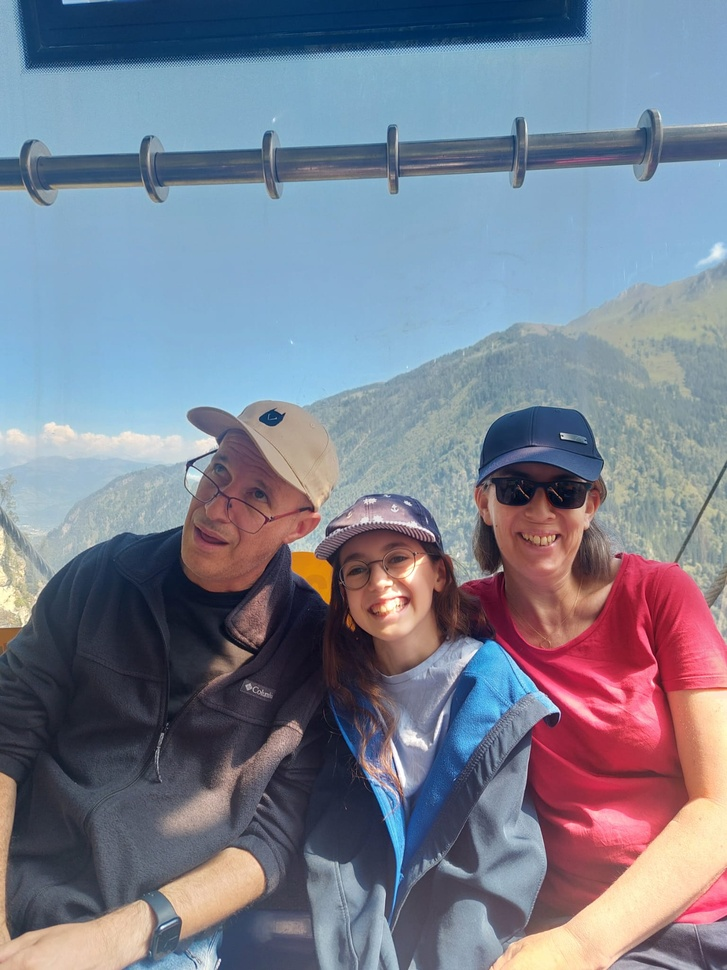
#> input picture תמונה לפייתון.jpg, 727 x 970 px, shrunk from 1536 x 2048 before the run
$ python main.py
#> lines starting #> are read from the running program, lines starting #| are printed output that depends on the picture
### image_utils.py
import numpy as np
from PIL import Image
from scipy.signal import convolve2d

def load_image(path):
    """
    Loads an image from a file path and converts it to a NumPy array.
    """
    # פתיחת התמונה באמצעות PIL
    img = Image.open(path)
    # המרה למערך NumPy והחזרה
    return np.array(img)

def edge_detection(image):
    """
    Performs edge detection using Sobel filters.
    """
    # 1. Convert to Grayscale
    # המרה לגווני אפור על ידי ממוצע של שלושת ערוצי הצבע (R, G, B)
    # image shape is usually (Height, Width, 3) -> we calculate mean on axis 2
    gray_image = np.mean(image, axis=2)

    # 2. Define Sobel Kernels (Based on lecture slide 61)
    # זיהוי שינויים אנכיים (קצוות אופקיים)
    kernelY = np.array([
        [1, 2, 1],
        [0, 0, 0],
        [-1, -2, -1]
    ])

    # זיהוי שינויים אופקיים (קצוות אנכיים)
    kernelX = np.array([
        [-1, 0, 1],
        [-2, 0, 2],
        [-1, 0, 1]
    ])

    # 3. Apply Convolution (Based on lecture slides 20-25, 38-42)
    # mode='same' מבטיח שהפלט יהיה באותו גודל כמו הקלט
    # boundary='fill' ו-fillvalue=0 מטפלים בקצוות התמונה (Padding)
    edgeX = convolve2d(gray_image, kernelX, mode='same', boundary='fill', fillvalue=0)
    edgeY = convolve2d(gray_image, kernelY, mode='same', boundary='fill', fillvalue=0)

    # 4. Compute Magnitude (Based on lecture slide 59)
    # שילוב שני הכיוונים לקבלת עוצמת הקצה הכללית
    edgeMAG = np.sqrt(edgeX**2 + edgeY**2)

    return edgeMAG

### main.py
import numpy as np
from PIL import Image
import matplotlib.pyplot as plt
from skimage.filters import median
from skimage.morphology import ball

# ייבוא הפונקציות שכתבנו בקובץ השני
from image_utils import load_image, edge_detection

def main():
    # 1. Load the Image
    # יש להחליף את הנתיב לנתיב של תמונה אמיתית במחשב שלך
    image_path = 'תמונה לפייתון.jpg'
    original_image = load_image(image_path)
#> in load_image, img is the input picture: PIL image 727x970 RGB; mean R, G, B 122.3, 127.8, 143.8

    # בדיקה שהתמונה נטענה
    if original_image is None:
        print("Error loading image")
        return

    print(f"Image loaded with shape: {original_image.shape}")
#| Image loaded with shape: (970, 727, 3)

    # 2. Suppress Noise (Median Filter)
    # שימוש בפילטר חציון לניקוי רעשים לפני זיהוי הקצוות
    # ball(3) מתאים לתמונה תלת ממדית (צבעונית)
    clean_image = median(original_image, ball(3))
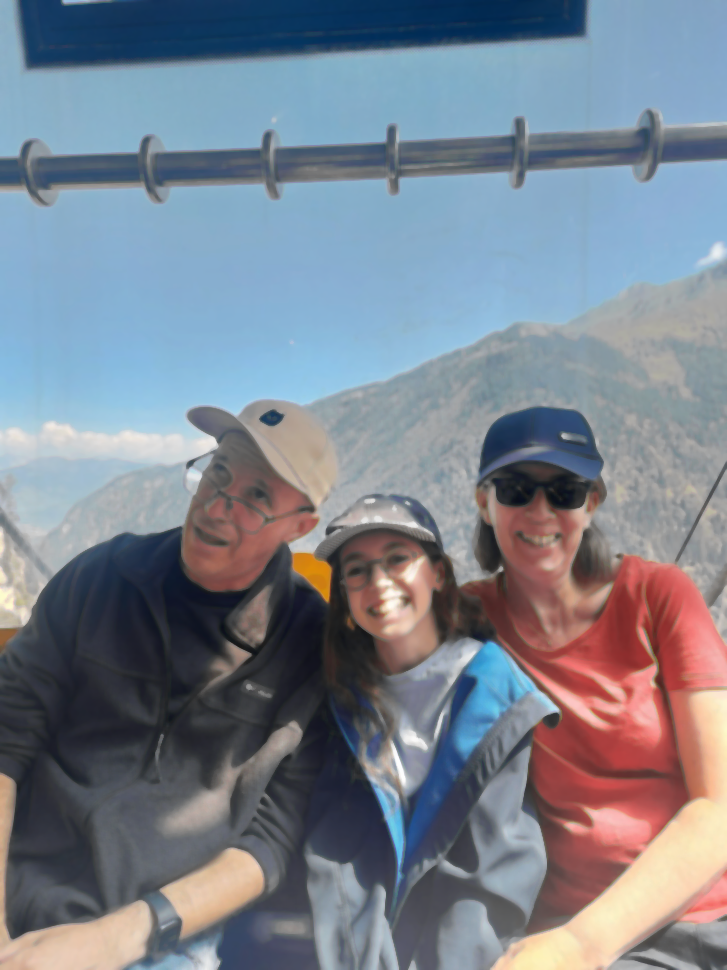
#> clean_image: shape (970, 727, 3); mean R, G, B 122.8, 130.3, 142.1

    # 3. Detect Edges
    # הפעלת הפונקציה שכתבנו
    edge_mag = edge_detection(clean_image)
#> in edge_detection, `gray_image = np.mean(image, axis=2)`:
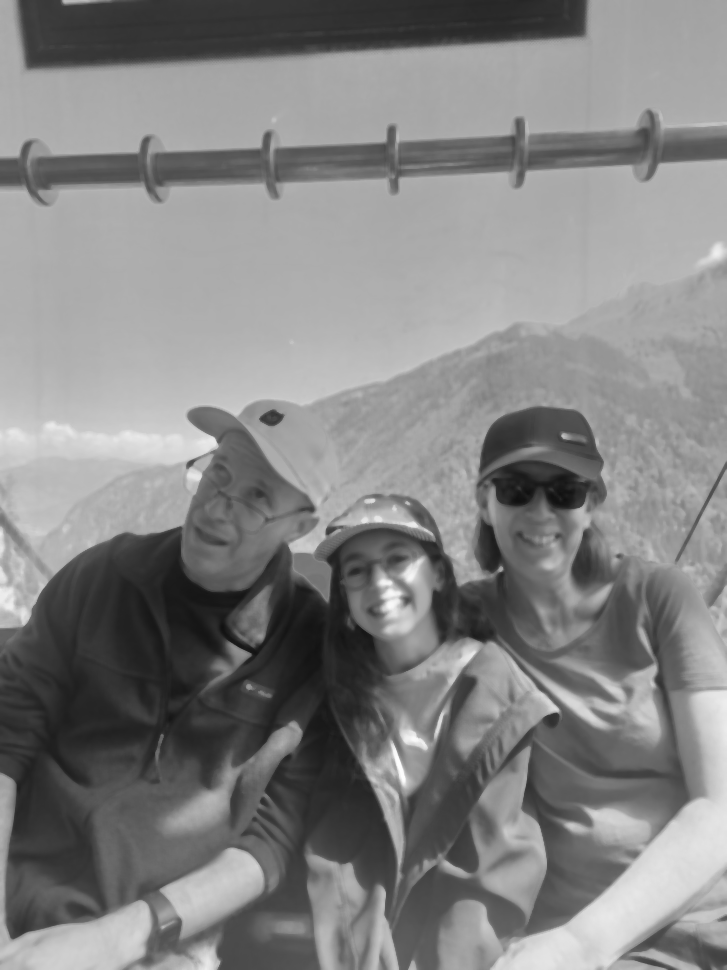
#> gray_image: shape (970, 727) float64; min 16.33, max 253, mean 131.7
#> in edge_detection, `edgeX = convolve2d(gray_image, kernelX, mode='same', boundary='fill', ..`:
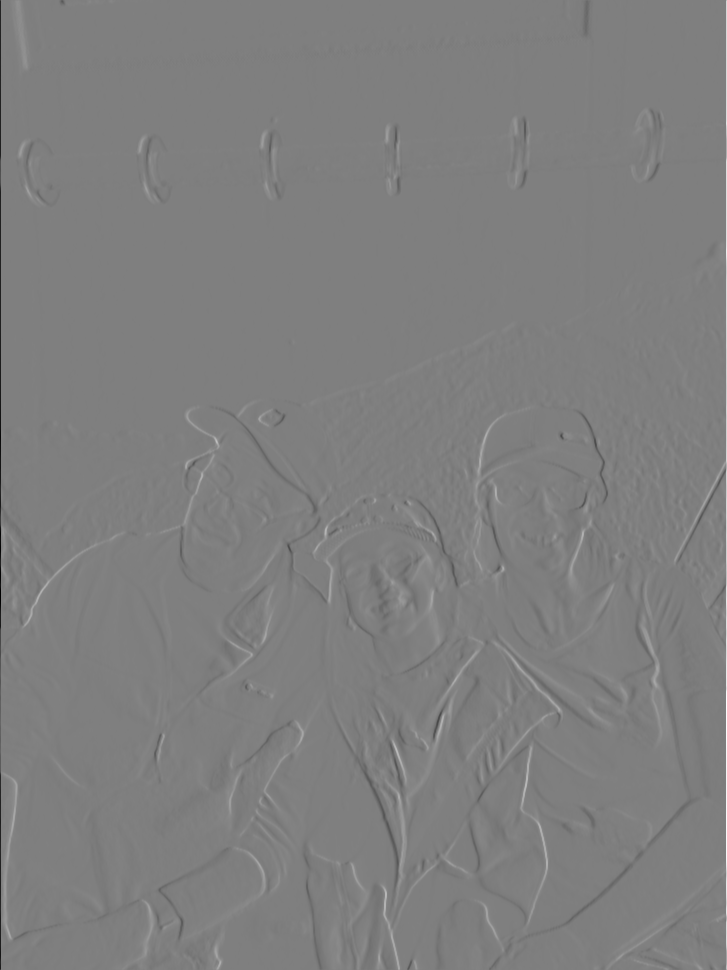
#> edgeX: shape (970, 727) float64; min -946.3, max 948.7, mean -0.1; drawn with min black and max white
#> in edge_detection, `edgeY = convolve2d(gray_image, kernelY, mode='same', boundary='fill', ..`:
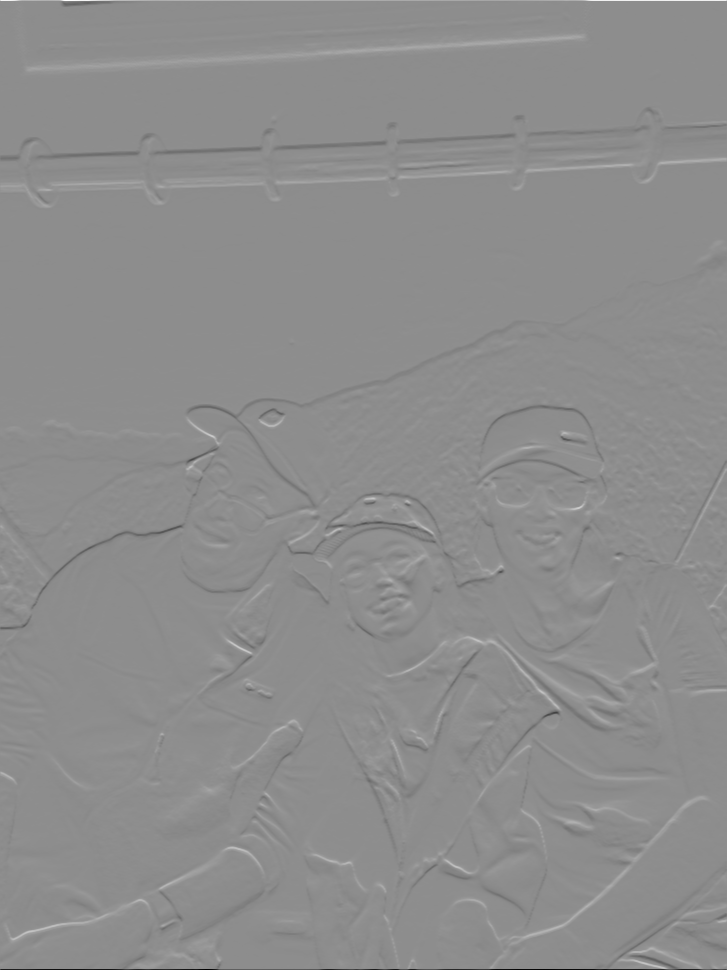
#> edgeY: shape (970, 727) float64; min -931.7, max 748.7, mean 0.3; drawn with min black and max white
#> in edge_detection, `edgeMAG = np.sqrt(edgeX**2 + edgeY**2)`:
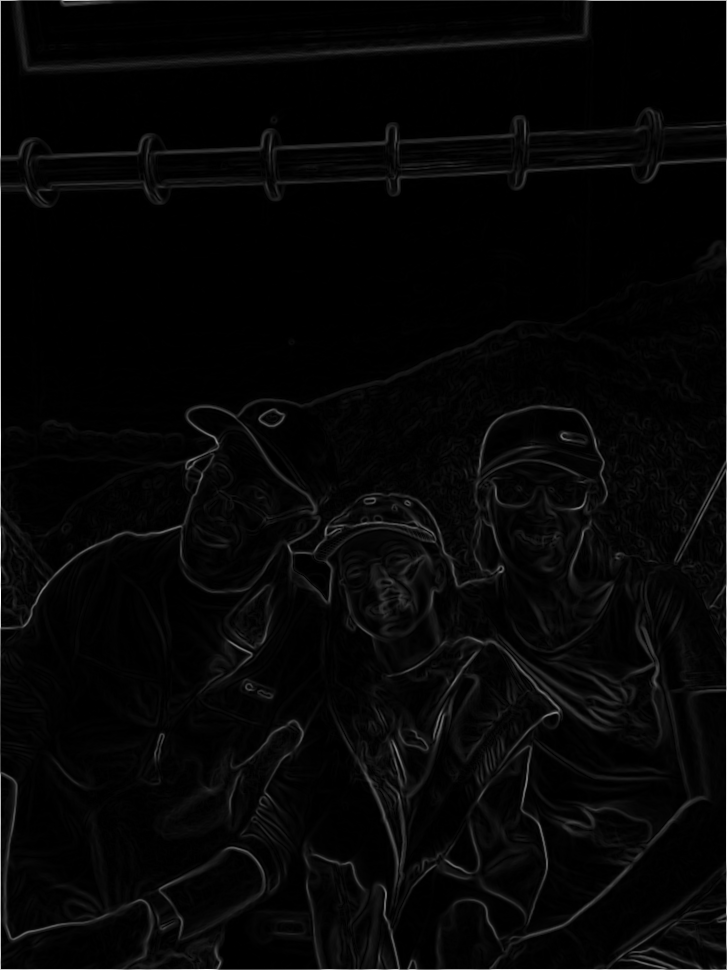
#> edgeMAG: shape (970, 727) float64; min 0, max 948.7, mean 24.4; drawn with min black and max white

    # 4. Thresholding (Binary Image)
    # המרת התמונה לבינארית (שחור/לבן). כל פיקסל מעל הסף הופך ל-1 (קצה), אחרת 0.
    # מומלץ לשחק עם הערך הזה בהתאם לתמונה הספציפית
    threshold_value = 100
    binary_edges = edge_mag > threshold_value
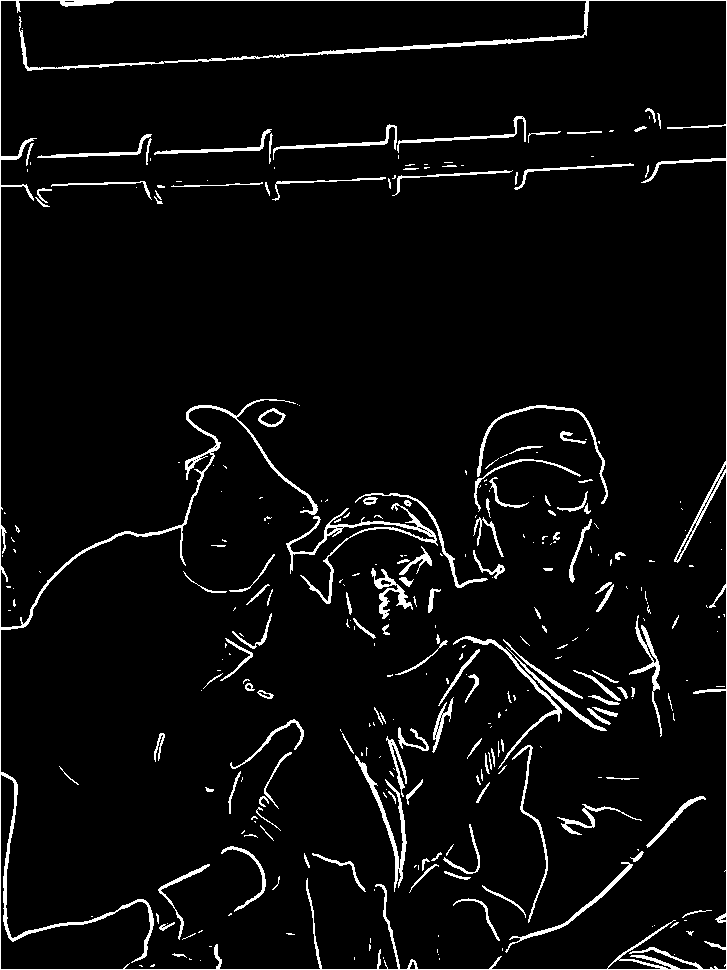
#> binary_edges: shape (970, 727) bool; 4.8% white in thin lines or dots

    # 5. Save and Display
    # המרה חזרה לפורמט תמונה (uint8)
    # מכפילים ב-255 כדי שה-True יהיה לבן וה-False יהיה שחור
    edge_image_to_save = Image.fromarray((binary_edges * 255).astype(np.uint8))
#> edge_image_to_save: PIL image 727x970 L; 4.8% white in thin lines or dots
    edge_image_to_save.save('my_edges.png')

    print("Process completed. Result saved as 'my_edges.png'")

    # אופציונלי: הצגה על המסך
    plt.figure(figsize=(10, 5))
    plt.subplot(1, 2, 1)
    plt.imshow(original_image)
    plt.title("Original")
    plt.axis('off')

    plt.subplot(1, 2, 2)
    plt.imshow(edge_image_to_save, cmap='gray')
    plt.title("Edges Detected")
    plt.axis('off')
    plt.show()

if __name__ == "__main__":
    main()
